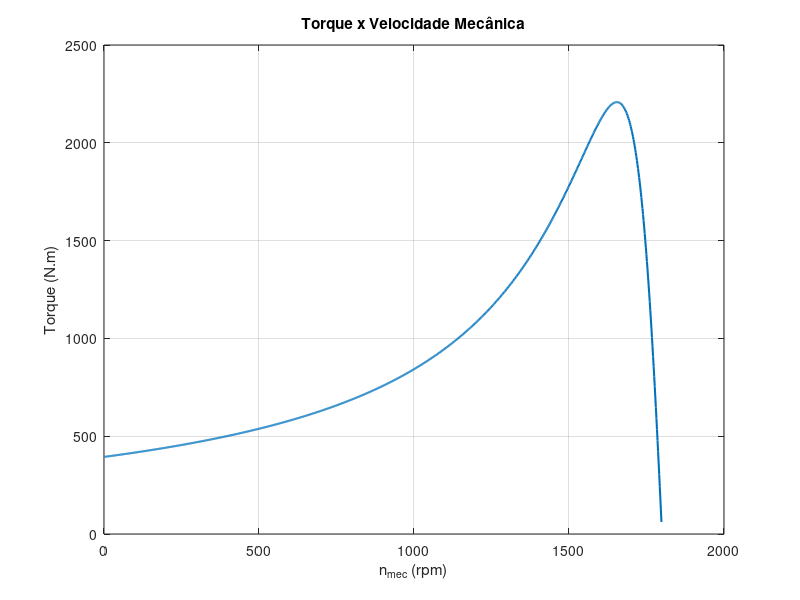
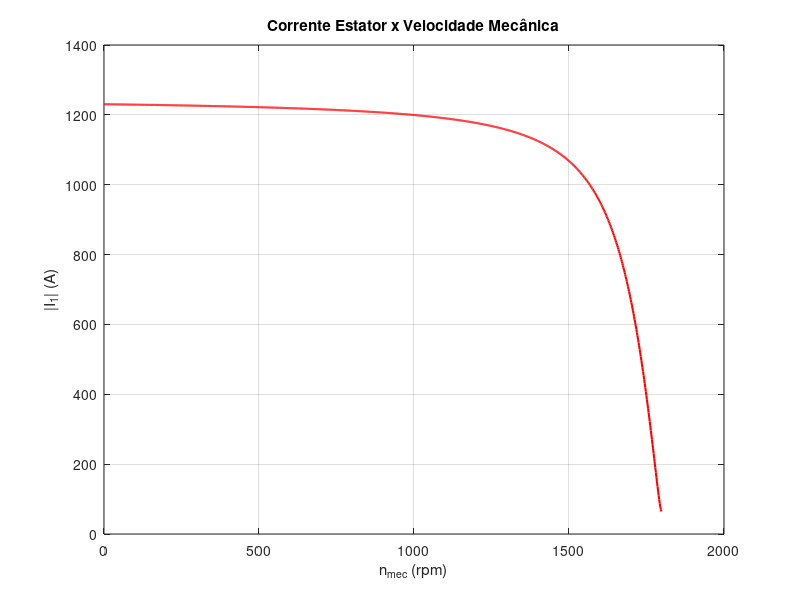
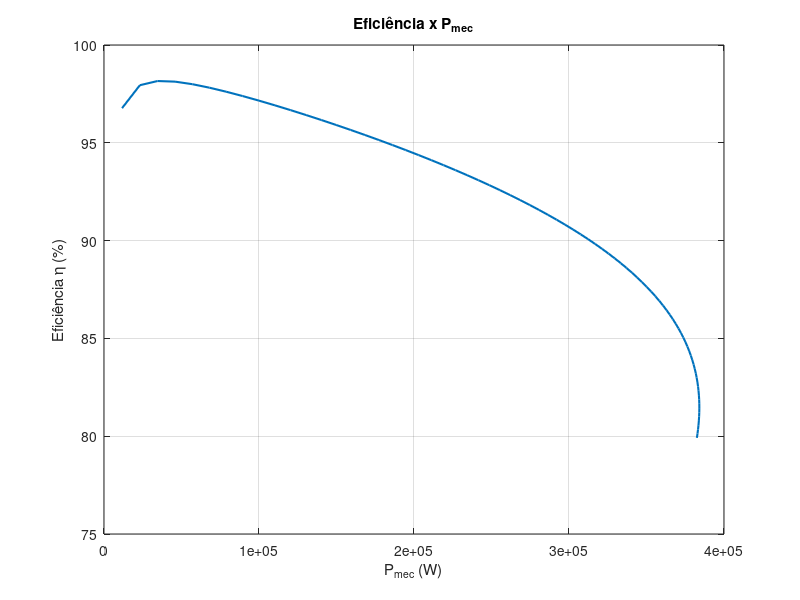
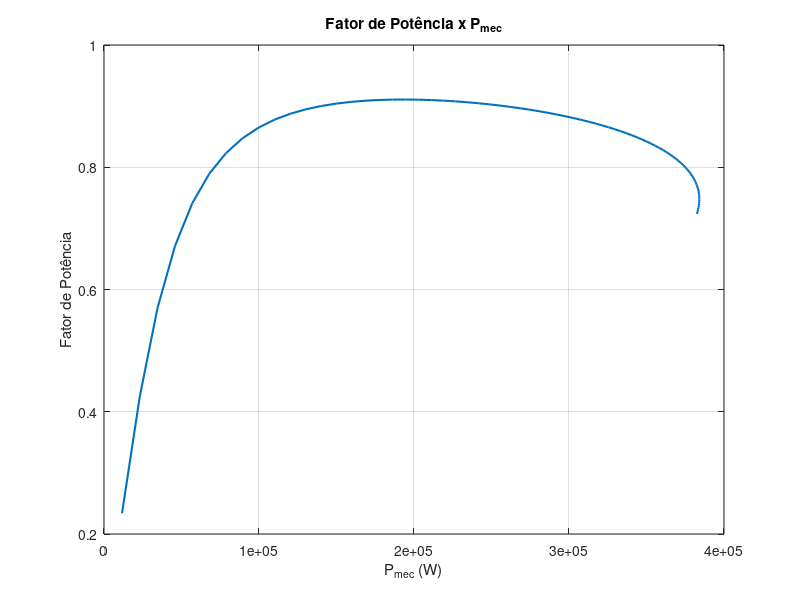

Write the MATLAB code that produced these figures, in order.
%% Dados do Motor (Modelo 6)
Pn_watt = 111900;   % Potência mecânica nominal (W)
Vn_line = 460;      % Tensão nominal de linha (V)
fn = 60;            % Frequência nominal (Hz)
p = 2;              % Pares de polos

% Parâmetros do Circuito Equivalente 
Rs = 0.0302;        % Resistência do estator (Ohms)
Lls = 0.000283;     % Indutância de dispersão do estator (H)
Rr_linha = 0.01721; % Resistência do rotor referida (Ohms)
Llr_linha = 0.000283; % Indutância de dispersão do rotor (H)
Lm = 0.01095;       % Indutância mútua (H)

%% 1. Cálculos Preliminares
omega_e = 2 * pi * fn;          % Frequência angular elétrica (rad/s)
Xs = omega_e * Lls;             % Reatância do estator
Xr_linha = omega_e * Llr_linha; % Reatância do rotor
Xm = omega_e * Lm;              % Reatância de magnetização
Vph = Vn_line / sqrt(3);        % Tensão de fase (V)
n_sinc = (60 * fn) / p;         % Velocidade síncrona (rpm)
omega_sinc = (2 * pi * n_sinc) / 60; % Vel. síncrona (rad/s)

%% 2. Definição do Ponto Nominal
% Vamos usar o escorregamento nominal calculado no Cap 2 do relatório: 1.02%
s_nom = 0.0102;

% Função auxiliar para calcular circuito
calc_motor = @(s, Vph, Rs, Xs, Rr_linha, Xr_linha, Xm, omega_sinc) ...
    deal( ...
        Vph ./ ((Rs + 1j*Xs) + (1j*Xm .* (Rr_linha./s + 1j*Xr_linha)) ./ (1j*Xm + (Rr_linha./s + 1j*Xr_linha))), ... % I1 (Fasor)
        (3 * abs(Vph ./ ((Rs + 1j*Xs) + (1j*Xm .* (Rr_linha./s + 1j*Xr_linha)) ./ (1j*Xm + (Rr_linha./s + 1j*Xr_linha)))).^2 .* (abs(1j*Xm ./ (1j*Xm + (Rr_linha./s + 1j*Xr_linha)))).^2 .* (Rr_linha./s)) ./ omega_sinc ... % Torque
    );

% Calcular valores nominais de referência
[I1_nom_phasor, T_nom] = calc_motor(s_nom, Vph, Rs, Xs, Rr_linha, Xr_linha, Xm, omega_sinc);
I1_nom = abs(I1_nom_phasor);

%% 3. Questão 3 - Parte A e B (Curvas Completas)
% Vetor de escorregamento completo
s_full = 0.001:0.001:1;

% Inicializar vetores
I1_full_abs = zeros(size(s_full));
Torque_full = zeros(size(s_full));
nmec_full = n_sinc * (1 - s_full);      % Velocidade em RPM
wmec_full = omega_sinc * (1 - s_full);  % Velocidade em rad/s

% Loop de cálculo para curva completa
for k = 1:length(s_full)
    % Impedância do Rotor
    Zr = (Rr_linha / s_full(k)) + 1j*Xr_linha;
    % Impedância de Magnetização
    Zm = 1j*Xm;
    % Impedância Paralela (Rotor // Magnetização)
    Zpar = (Zm * Zr) / (Zm + Zr);
    % Impedância Equivalente Total
    Zeq = (Rs + 1j*Xs) + Zpar;
    
    % Corrente do Estator (Fasor)
    I1 = Vph / Zeq;
    I1_full_abs(k) = abs(I1);
    
    % Divisor de corrente para achar I2 (Corrente do rotor)
    I2 = I1 * (Zm / (Zm + Zr));
    
    % Potência convertida e Torque
    P_conv = 3 * abs(I2)^2 * Rr_linha * (1 - s_full(k)) / s_full(k);
    if s_full(k) == 0 % Evitar divisão por zero se s=0
       Torque_full(k) = 0;
    else
       Torque_full(k) = P_conv / wmec_full(k);
    end
end

% Plotagem Curvas (a) e (b)
fig0 = figure('Name', 'Torque x Velocidade Mecânica');
plot(nmec_full, Torque_full, 'LineWidth', 1.5);
grid on;
xlabel('n_{mec} (rpm)'); ylabel('Torque (N.m)');
title('Torque x Velocidade Mecânica');
saveas(fig0, 'a_torque_vs_velocidade.png');

fig1 = figure('Name', 'Corrente Estator x Velocidade Mecânica');
plot(nmec_full, I1_full_abs, 'r', 'LineWidth', 1.5);
grid on;
xlabel('n_{mec} (rpm)'); ylabel('|I_1| (A)');
title('Corrente Estator x Velocidade Mecânica');
saveas(fig1, 'b_correnteestator_vs_velocidade.png');

%% 4. Questão 3 - Parte C a F (Região de Operação)
% Encontrar Torque Máximo e Escorregamento Correspondente
[T_max, idx_max] = max(Torque_full);
s_Tmax = s_full(idx_max);

fprintf('Torque Máximo (Tmax): %.2f N.m em s = %.4f\n', T_max, s_Tmax);

% Novo vetor de escorregamento
s_op = 0.001:0.001:s_Tmax;

% Inicializar vetores de operação
eta_op = zeros(size(s_op)); % Eficiência
fp_op = zeros(size(s_op));  % Fator de potência
Pmec_op = zeros(size(s_op)); % Potência Mecânica de Saída
I1_op_abs = zeros(size(s_op));

for k = 1:length(s_op)
    s = s_op(k);
    nmec = n_sinc * (1 - s);
    wmec = omega_sinc * (1 - s);
    
    % Recálculo das impedâncias
    Zr = (Rr_linha / s) + 1j*Xr_linha;
    Zm = 1j*Xm;
    Zpar = (Zm * Zr) / (Zm + Zr);
    Zeq = (Rs + 1j*Xs) + Zpar;
    
    % Correntes
    I1 = Vph / Zeq;
    I1_op_abs(k) = abs(I1);
    I2 = I1 * (Zm / (Zm + Zr));
    
    % Potências
    Pin = 3 * real(Vph * conj(I1)); % Potência ativa de entrada
    P_conv = 3 * abs(I2)^2 * Rr_linha * (1 - s) / s;
    
    % Considerando P_mec = P_conv (desprezando perdas rotacionais)
    Pmec_op(k) = P_conv; 
    
    % Eficiência e Fator de Potência
    eta_op(k) = (Pmec_op(k) / Pin) * 100; % Em %
    fp_op(k) = cos(angle(Vph) - angle(I1));
end

% Plotagem Curvas (c) a (f)
fig2 = figure('Name', 'Eficiência x P_{mec}');
plot(Pmec_op, eta_op, 'LineWidth', 1.5); grid on;
xlabel('P_{mec} (W)'); ylabel('Eficiência \eta (%)'); title('Eficiência x P_{mec}');
saveas(fig2, 'c_eficiencia_vs_pmec.png');

fig3 = figure('Name', 'Fator de Potência x P_{mec}');
plot(Pmec_op, fp_op, 'LineWidth', 1.5); grid on;
xlabel('P_{mec} (W)'); ylabel('Fator de Potência'); title('Fator de Potência x P_{mec}');
saveas(fig3, 'd_fp_vs_pmec.png');

fig4 = figure('Name', 'Escorregamento x P_{mec}');
plot(Pmec_op, s_op, 'LineWidth', 1.5); grid on;
xlabel('P_{mec} (W)'); ylabel('Escorregamento s'); title('Escorregamento x P_{mec}');
saveas(fig4, 'e_s_vs_pmec.png');

fig5 = figure('Name', 'Corrente Estator x P_{mec}');
plot(Pmec_op, I1_op_abs, 'LineWidth', 1.5); grid on;
xlabel('P_{mec} (W)'); ylabel('|I_1| (A)'); title('Corrente Estator x P_{mec}');
saveas(fig5, 'f_corrente_vs_pmec.png');

%% 5. Questão 3 - Dados Tabulados (G a O)
% Partida (s = 1)
[I_start_phasor, T_start] = calc_motor(1, Vph, Rs, Xs, Rr_linha, Xr_linha, Xm, omega_sinc);
I_start_abs = abs(I_start_phasor);

% Torque Máximo (já calculado anteriormente como T_max e s_Tmax)
% Corrente no Torque Máximo
[I_Tmax_phasor, ~] = calc_motor(s_Tmax, Vph, Rs, Xs, Rr_linha, Xr_linha, Xm, omega_sinc);
I_Tmax_abs = abs(I_Tmax_phasor);

% Exibir Tabela no Command Window
fprintf('\n--- Tabela de Resultados (g a o) ---\n');
fprintf('(g) Corrente de partida (|I1,p|): %.2f A\n', I_start_abs);
fprintf('(h) Razão Ip/Inom: %.2f\n', I_start_abs / I1_nom);
fprintf('(i) Torque de partida (Tp): %.2f N.m\n', T_start);
fprintf('(j) Razão Tp/Tnom: %.2f\n', T_start / T_nom);
fprintf('(k) Corrente no Torque Máximo: %.2f A\n', I_Tmax_abs);
fprintf('(l) Razão I_Tmax/Inom: %.2f\n', I_Tmax_abs / I1_nom);
fprintf('(m) Torque Máximo (Tmax): %.2f N.m\n', T_max);
fprintf('(n) Escorregamento de Tmax: %.4f\n', s_Tmax);
fprintf('(o) Razão Tmax/Tnom: %.2f\n', T_max / T_nom);

%% 6. Questão 3 - A Vazio (P a Q)
s_vazio = 0.001;

% Recalcular circuito para s_vazio
Zr_vazio = (Rr_linha / s_vazio) + 1j*Xr_linha;
Zm_vazio = 1j*Xm;
Zpar_vazio = (Zm_vazio * Zr_vazio) / (Zm_vazio + Zr_vazio);
Zeq_vazio = (Rs + 1j*Xs) + Zpar_vazio;

I1_vazio_phasor = Vph / Zeq_vazio;
I1_vazio_abs = abs(I1_vazio_phasor);
I1_vazio_angle_deg = angle(I1_vazio_phasor) * (180/pi);
fp_vazio = cos(angle(Vph) - angle(I1_vazio_phasor));

fprintf('\n--- Operação a Vazio (p a q) ---\n');
fprintf('(p) Fasor Corrente a Vazio: %.2f /_ %.2f° A\n', I1_vazio_abs, I1_vazio_angle_deg);
fprintf('(q) Fator de Potência a Vazio: %.4f\n', fp_vazio);